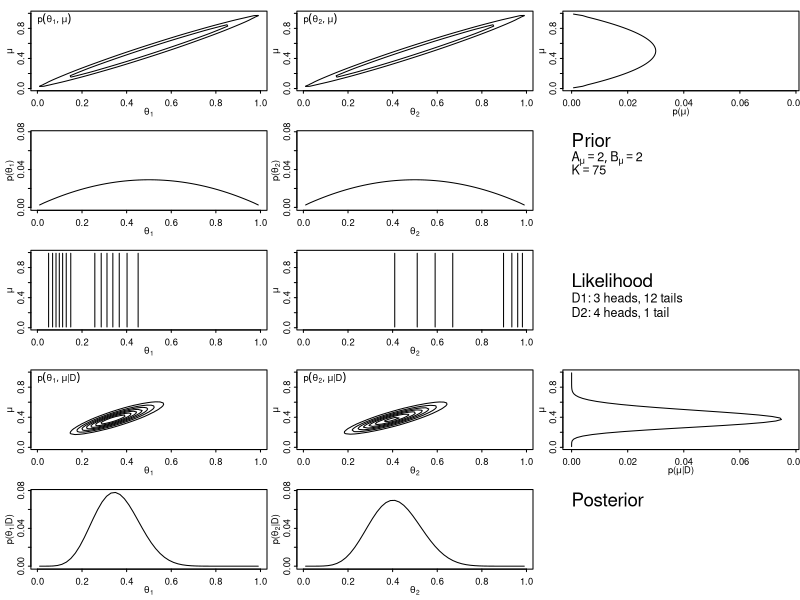

Generate this figure with R:
graphics.off()

# Grids
b=12 ; nbin = 2*(2*b+1) ; binwidth = 1/nbin
theta1 = seq( from=binwidth/2 , to=1.0-binwidth/2 , by=binwidth ) 
theta2 = seq( from=binwidth/2 , to=1.0-binwidth/2 , by=binwidth ) 
mu = seq( from=binwidth/2 , to=1.0-binwidth/2 , by=binwidth ) 

# Specify prior
n = 75 ; c = 2 ; d = 2
# n = 5 ; c = 2 ; d = 2
pt1t2mu = function( mu , theta1 , theta2 ) {
	pmu = dbeta( mu , c , d )
	pt1gmu = dbeta( theta1 , n*mu , (1-mu)*n )
	pt2gmu = dbeta( theta2 , n*mu , (1-mu)*n )
	pt1t2mu = pmu * pt1gmu * pt2gmu
}
prior = array( 0 , dim = c( length(mu) , length(theta1) , length(theta2 ) ) )
for ( t2 in 1:length(theta2) ) {
	for ( t1 in 1:length(theta1) ) {
		for ( m in 1:length(mu) ) {
			prior[m,t1,t2] = pt1t2mu( mu[m],theta1[t1],theta2[t2] )
		}
	}
}
prior = prior / sum(prior)

# Marginals of joint prior
priorMuMarg = apply( prior , 1 , sum )
priorTheta1Marg = apply( prior , 2 , sum )
priorTheta2Marg = apply( prior , 3 , sum )
priorMuTheta1Marg = apply( prior , c(1,2) , sum )
priorMuTheta2Marg = apply( prior , c(1,3) , sum )

# Specify likelihood
y1 = 3 ; N1 = 15 ; y2 = 4 ; N2 = 5
likelihood = array( 0 , dim = c( length(mu) , length(theta1) , length(theta2 ) ) )
for ( t2 in 1:length(theta2) ) {
	for ( t1 in 1:length(theta1) ) {
		for ( m in 1:length(mu) ) {
			likelihood[m,t1,t2] = (
                theta1[t1]^y1 * (1-theta1[t1])^(N1-y1) *
                theta2[t2]^y2 * (1-theta2[t2])^(N2-y2) )
		}
	}
}
# Marginals of likelihood
likelihoodMuTheta1Marg = apply( likelihood , c(1,2) , sum )
likelihoodMuTheta2Marg = apply( likelihood , c(1,3) , sum )


# Determine posterior
pData = sum( prior * likelihood )
posterior = ( prior * likelihood ) / pData

# Marginals of joint posterior
posteriorMuMarg = apply( posterior , 1 , sum )
posteriorTheta1Marg = apply( posterior , 2 , sum )
posteriorTheta2Marg = apply( posterior , 3 , sum )
posteriorMuTheta1Marg = apply( posterior , c(1,2) , sum )
posteriorMuTheta2Marg = apply( posterior , c(1,3) , sum )

#------ plot ----------------------------

MuThetaMax = max(c(
	max(priorMuTheta1Marg),
	max(priorMuTheta2Marg),
	max(posteriorMuTheta1Marg),
	max(posteriorMuTheta2Marg)))

MargMax = max(c(
	max(priorMuMarg), 
	max(priorTheta1Marg) ,
	max(priorTheta2Marg) ,
	max(posteriorMuMarg), 
	max(posteriorTheta1Marg) ,
	max(posteriorTheta2Marg) ))

windows(4.5,6.5)
layout( matrix( 1:15 ,nrow=5,ncol=3,byrow=TRUE ) ) 

cexfac = (0.75)
par(cex=cexfac,cex.axis=cexfac,cex.lab=cexfac,cex.main=cexfac*1.2,cex.sub=cexfac)
par(mex=0.9*cexfac)
par(mar=c(2.95,2.95,1.0,0)) # number of margin lines: bottom,left,top,right
par(tcl=-0.25) # tick length as proportion of character ht
par(mgp=c(1.35,0.35,0)) # which margin lines title,label,line
par( oma = c( 0.1, 0.1, 0.1, 0.1) ) # outer margin

rotate = (-25)
tilt = 25
parallelness = 5.0
shadeval = 0.05
perspcex = 0.7
ncontours = 9

# 1
par(pty="m") 
contour( theta1 ,mu ,t(priorMuTheta1Marg) ,main=bquote(" ") 
	,drawlabels=FALSE
	,levels=signif(seq(0,MuThetaMax,length=ncontours),3)
	,xlab=bquote(theta[1]) ,ylab=bquote(mu) )
text( 0,1,bquote(p(theta[1],mu)),adj=c(0,1),cex=0.75)

#2
par(pty="m") 
contour( theta2 ,mu ,t(priorMuTheta2Marg) ,main=bquote(" ") 
	,drawlabels=FALSE
	,levels=signif(seq(0,MuThetaMax,length=ncontours),3)
	,xlab=bquote(theta[2]) ,ylab=bquote(mu) )
text( 0,1,bquote(p(theta[2],mu)),adj=c(0,1),cex=0.75)

#3
par(pty="m") 
plot( priorMuMarg ,mu ,type="l"
	,ylab=bquote(mu)
	,xlab=bquote("p("*mu*")") ,xlim=c(0,MargMax)  )

#4
par(pty="m") 
plot( theta1, priorTheta1Marg ,type="l"
	,xlab=bquote(theta[1]) ,ylim=c(0,MargMax)
	,ylab=bquote("p("*theta[1]*")")  )


#5
par(pty="m") 
plot( theta2, priorTheta2Marg ,type="l"
	,xlab=bquote(theta[2]) ,ylim=c(0,MargMax)
	,ylab=bquote("p("*theta[2]*")")  )

#6
plot( c(0,1),c(0,1) ,type="n" ,bty="n" ,xaxt="n" ,yaxt="n" ,xlab="" ,ylab="" )
text( 0,.8,"Prior",adj=c(0,-0.1),cex=1.5)
text( 0.0,0.8,bquote( list( A[mu]==.(c) , B[mu]==.(d) ) ),adj=c(0,1.2),cex=1.0)
text( 0.0,0.8,bquote( list( K==.(n) ) ),adj=c(0,2.6),cex=1.0)

likelihoodMax = max( c( max(likelihoodMuTheta1Marg) 
			, max(likelihoodMuTheta2Marg) ) )

# 7
par(pty="m") 
contour( theta1 ,mu ,t(likelihoodMuTheta1Marg) ,main=bquote(" ") 
	,drawlabels=FALSE
	,levels=signif(seq(0,likelihoodMax,length=ncontours),3)
	,xlab=bquote(theta[1]) ,ylab=bquote(mu) )

#8
par(pty="m") 
contour( theta2 ,mu ,t(likelihoodMuTheta2Marg) ,main=bquote(" ") 
	,drawlabels=FALSE
	,levels=signif(seq(0,likelihoodMax,length=ncontours),3)
	,xlab=bquote(theta[2]) ,ylab=bquote(mu) )

#9
plot( c(0,1),c(0,1) ,type="n" ,bty="n" ,xaxt="n" ,yaxt="n" ,xlab="" ,ylab="" )
text( 0.0,0.5,"Likelihood",adj=c(0,-0.2),cex=1.5)
text( 0.0,0.5
	,bquote("D1: "* .(y1) *" heads, "* .(N1-y1) *" tails" )
	,adj=c(0,1.2),cex=1.0)
text( 0.0,0.5
	,bquote("D2: "* .(y2) *" heads, "* .(N2-y2) *" tail" )
	,adj=c(0,2.4),cex=1.0)

#10
par(pty="m") 
contour( theta1 ,mu ,t(posteriorMuTheta1Marg) ,main=bquote(" ") 
	,drawlabels=FALSE
	,levels=signif(seq(0,MuThetaMax,length=ncontours),3)
	,xlab=bquote(theta[1]) ,ylab=bquote(mu) )
text( 0,1,bquote(p(theta[1],mu*"|"*D)),adj=c(0,1),cex=0.75)

#11
par(pty="m") 
contour( theta2 ,mu ,t(posteriorMuTheta2Marg) ,main=bquote(" ") 
	,drawlabels=FALSE
	,levels=signif(seq(0,MuThetaMax,length=ncontours),3)
	,xlab=bquote(theta[2]) ,ylab=bquote(mu) )
text( 0,1,bquote(p(theta[2],mu*"|"*D)),adj=c(0,1),cex=0.75)

#12
par(pty="m") 
plot( posteriorMuMarg ,mu ,type="l"
	,ylab=bquote(mu) ,xlim=c(0,MargMax)
	,xlab=bquote("p("*mu*"|D)")  )

#13
par(pty="m") 
plot( theta1, posteriorTheta1Marg ,type="l"
	,xlab=bquote(theta[1]) ,ylim=c(0,MargMax)
	,ylab=bquote("p("*theta[1]*"|D)")  )


#14
par(pty="m") 
plot( theta2, posteriorTheta2Marg ,type="l"
	,xlab=bquote(theta[2]) ,ylim=c(0,MargMax)
	,ylab=bquote("p("*theta[2]*"|D)")  )

#15
plot( c(0,1),c(0,1) ,type="n" ,bty="n" ,xaxt="n" ,yaxt="n" ,xlab="" ,ylab="" )
text( 0,1,"Posterior",adj=c(0,1),cex=1.5)

want_eps_file = TRUE
if ( want_eps_file ) {
	epsfilename = paste( "BinomHierTwoCoins" 
		,"_",bquote(.(n))
		,"_",bquote(.(c))
		,"_",bquote(.(d))
		,"_",bquote(.(y1))
		,"_",bquote(.(N1))
		,"_",bquote(.(y2))
		,"_",bquote(.(N2))
		,".eps" ,sep="" ) 
	dev.copy2eps( file = epsfilename )
}